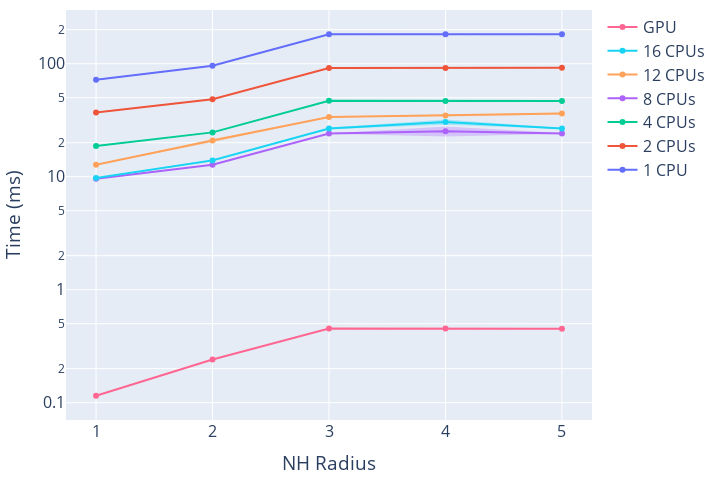

The cell this chart's notebook holds for it:
### Code cell
fig = go.Figure()
for idx, (name, dfs, _) in enumerate(runs):
    df = pd.concat(dfs)
    df["avgEvolveTime"] = df["avgEvolveTime"] / 1e6 # time is originally in ns

    add_mean_std_trace(fig, df, name, idx, "avgEvolveTime", x_col="radius")

fig.update_layout(xaxis_title='NH Radius', yaxis_title="Time (ms)", **layout_settings) # title="Average grid evolution time", 
fig.update_xaxes(tickformat='d')
fig.update_yaxes(type="log")
fig.show()
fig.write_image("images/nh_hl_evo_avg.eps")

### Figure 1 — Plotly figure (JSON) as saved in the notebook; plotly's stock layout.template omitted (floating-point values rounded to 4 significant figures)
{"data": [{"line": {"color": "#636EFA"}, "mode": "lines+markers", "name": "1 CPU", "type": "scatter", "x": [1, 2, 3, 4, 5], "y": [72.02, 95.94, 182.2, 181.8, 181.9]}, {"line": {"width": 0}, "mode": "lines", "name": "1 CPU upper", "showlegend": false, "type": "scatter", "x": [1, 2, 3, 4, 5], "y": [72.59, 96.7, 183.6, 182.9, 183.2]}, {"fill": "tonexty", "fillcolor": "rgba(99, 110, 250, 0.30)", "line": {"width": 0}, "mode": "lines", "name": "1 CPU lower", "showlegend": false, "type": "scatter", "x": [1, 2, 3, 4, 5], "y": [71.45, 95.19, 180.8, 180.7, 180.5]}, {"line": {"color": "#EF553B"}, "mode": "lines+markers", "name": "2 CPUs", "type": "scatter", "x": [1, 2, 3, 4, 5], "y": [36.99, 48.43, 91.77, 91.69, 92.06]}, {"line": {"width": 0}, "mode": "lines", "name": "2 CPUs upper", "showlegend": false, "type": "scatter", "x": [1, 2, 3, 4, 5], "y": [37.12, 48.7, 92.07, 92.32, 92.46]}, {"fill": "tonexty", "fillcolor": "rgba(239, 85, 59, 0.30)", "line": {"width": 0}, "mode": "lines", "name": "2 CPUs lower", "showlegend": false, "type": "scatter", "x": [1, 2, 3, 4, 5], "y": [36.85, 48.17, 91.46, 91.07, 91.65]}, {"line": {"color": "#00CC96"}, "mode": "lines+markers", "name": "4 CPUs", "type": "scatter", "x": [1, 2, 3, 4, 5], "y": [18.66, 24.67, 47.0, 46.82, 46.85]}, {"line": {"width": 0}, "mode": "lines", "name": "4 CPUs upper", "showlegend": false, "type": "scatter", "x": [1, 2, 3, 4, 5], "y": [18.75, 24.76, 47.15, 47.04, 47.07]}, {"fill": "tonexty", "fillcolor": "rgba(0, 204, 150, 0.30)", "line": {"width": 0}, "mode": "lines", "name": "4 CPUs lower", "showlegend": false, "type": "scatter", "x": [1, 2, 3, 4, 5], "y": [18.57, 24.57, 46.85, 46.6, 46.62]}, {"line": {"color": "#AB63FA"}, "mode": "lines+markers", "name": "8 CPUs", "type": "scatter", "x": [1, 2, 3, 4, 5], "y": [9.581, 12.75, 24.07, 25.25, 24.16]}, {"line": {"width": 0}, "mode": "lines", "name": "8 CPUs upper", "showlegend": false, "type": "scatter", "x": [1, 2, 3, 4, 5], "y": [9.607, 12.77, 24.1, 27.86, 24.37]}, {"fill": "tonexty", "fillcolor": "rgba(171, 99, 250, 0.30)", "line": {"width": 0}, "mode": "lines", "name": "8 CPUs lower", "showlegend": false, "type": "scatter", "x": [1, 2, 3, 4, 5], "y": [9.555, 12.74, 24.04, 22.64, 23.96]}, {"line": {"color": "#FFA15A"}, "mode": "lines+markers", "name": "12 CPUs", "type": "scatter", "x": [1, 2, 3, 4, 5], "y": [12.76, 20.91, 33.74, 34.73, 36.27]}, {"line": {"width": 0}, "mode": "lines", "name": "12 CPUs upper", "showlegend": false, "type": "scatter", "x": [1, 2, 3, 4, 5], "y": [12.78, 21.61, 33.93, 35.35, 37.08]}, {"fill": "tonexty", "fillcolor": "rgba(255, 161, 90, 0.30)", "line": {"width": 0}, "mode": "lines", "name": "12 CPUs lower", "showlegend": false, "type": "scatter", "x": [1, 2, 3, 4, 5], "y": [12.73, 20.21, 33.55, 34.11, 35.47]}, {"line": {"color": "#19D3F3"}, "mode": "lines+markers", "name": "16 CPUs", "type": "scatter", "x": [1, 2, 3, 4, 5], "y": [9.715, 13.94, 26.66, 30.43, 26.72]}, {"line": {"width": 0}, "mode": "lines", "name": "16 CPUs upper", "showlegend": false, "type": "scatter", "x": [1, 2, 3, 4, 5], "y": [9.755, 14.25, 27.05, 32.02, 27.02]}, {"fill": "tonexty", "fillcolor": "rgba(25, 211, 243, 0.30)", "line": {"width": 0}, "mode": "lines", "name": "16 CPUs lower", "showlegend": false, "type": "scatter", "x": [1, 2, 3, 4, 5], "y": [9.675, 13.64, 26.28, 28.84, 26.41]}, {"line": {"color": "#FF6692"}, "mode": "lines+markers", "name": "GPU", "type": "scatter", "x": [1, 2, 3, 4, 5], "y": [0.1152, 0.241, 0.4543, 0.4527, 0.4514]}, {"line": {"width": 0}, "mode": "lines", "name": "GPU upper", "showlegend": false, "type": "scatter", "x": [1, 2, 3, 4, 5], "y": [0.1163, 0.2429, 0.4558, 0.4545, 0.4538]}, {"fill": "tonexty", "fillcolor": "rgba(255, 102, 146, 0.30)", "line": {"width": 0}, "mode": "lines", "name": "GPU lower", "showlegend": false, "type": "scatter", "x": [1, 2, 3, 4, 5], "y": [0.114, 0.239, 0.4527, 0.451, 0.449]}], "layout": {"font": {"size": 16}, "height": 480, "margin": {"b": 10, "l": 10, "r": 10, "t": 10}, "width": 720, "xaxis": {"tickformat": "d", "title": {"text": "NH Radius"}}, "yaxis": {"title": {"text": "Time (ms)"}, "type": "log"}}}
